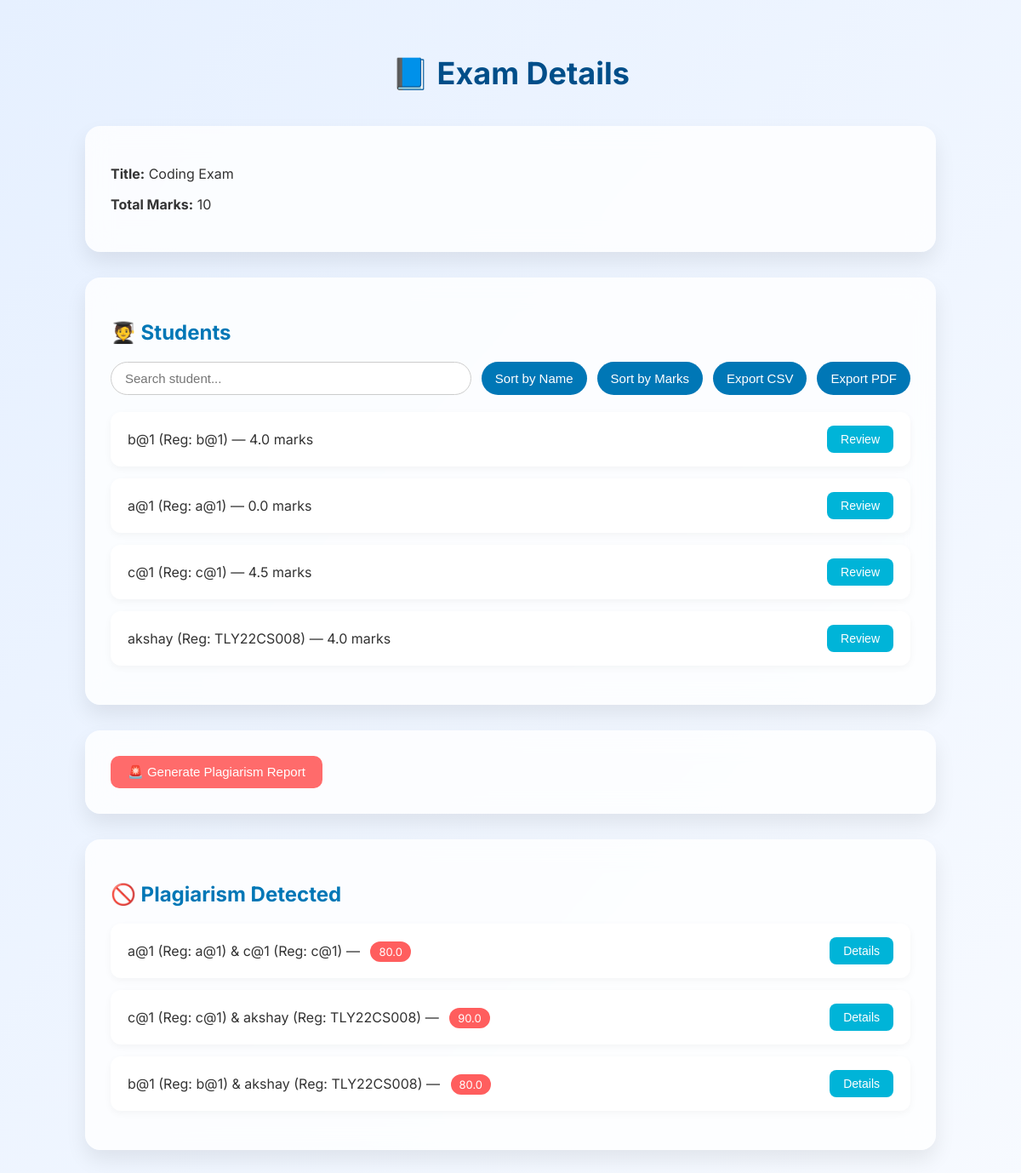
Page /exam_details/1 (signed in) on the committed database.
### tables this page shows
CREATE TABLE Exam (
                                    id INTEGER PRIMARY KEY AUTOINCREMENT,
                                    teacher_id INTEGER,
                                    title TEXT,
                                    total_marks INTEGER,
                                    is_started INTEGER DEFAULT 0,
                                    duration INTEGER  -- in minutes maybe
                                );

CREATE TABLE Attended (
                            id INTEGER PRIMARY KEY AUTOINCREMENT,
                            student_id INTEGER,
                            exam_id INTEGER,
                            earned_total REAL);

CREATE TABLE Student (
                            id INTEGER PRIMARY KEY AUTOINCREMENT,
                            username TEXT,
                            reg_no TEXT,
                            email TEXT,
                            password TEXT);

CREATE TABLE PlagiarismReport (
                            id INTEGER PRIMARY KEY AUTOINCREMENT,
                            exam_id INTEGER,
                            question_id INTEGER,
                            student1_id INTEGER,
                            student2_id INTEGER,
                            similarity_score REAL,
                            reasoning TEXT);

### app.py (the view)
@app.route('/exam_details/<int:exam_id>')
def exam_details(exam_id):
    if 'teacher_id' not in session:
        return redirect('/login_teacher')
    with sqlite3.connect('database.db') as conn:
        cursor = conn.cursor()
        cursor.execute("SELECT * FROM Exam WHERE id = ?", (exam_id,))
        exam = cursor.fetchone()
        cursor.execute("""
            SELECT Student.username, Student.reg_no, Attended.earned_total, Student.id
            FROM Attended
            JOIN Student ON Attended.student_id = Student.id
            WHERE Attended.exam_id = ?
        """, (exam_id,))
        students = cursor.fetchall()  # (username, earned_total, student_id)
    with sqlite3.connect('database.db') as conn:
        cursor = conn.cursor()
        cursor.execute('''
            SELECT
                PlagiarismReport.id,
                PlagiarismReport.similarity_score,

                s1.id, s1.username, s1.reg_no,
                s2.id, s2.username, s2.reg_no

            FROM PlagiarismReport
            JOIN Student s1 ON PlagiarismReport.student1_id = s1.id
            JOIN Student s2 ON PlagiarismReport.student2_id = s2.id
            WHERE PlagiarismReport.exam_id = ? AND PlagiarismReport.similarity_score >= 75
        ''', (exam_id,))
        rows = cursor.fetchall()
        fatal_cases = [{
            'id': row[0],
            'similarity_score': row[1],
            'student1': {
                'id': row[2],
                'username': row[3],
                'reg_no': row[4],
            },
            'student2': {
                'id': row[5],
                'username': row[6],
                'reg_no': row[7],
            }
        } for row in rows]
    return render_template("exam_details.html", exam=exam, students=students, fatal_cases=fatal_cases)

### templates/exam_details.html (shortened to what this page needs)
<!DOCTYPE html>
<html lang="en">
<head>
</head>
<body>
  <h1>📘 Exam Details</h1>
  <div class="card">
    <p><strong>Title:</strong> {{ exam[2] }}</p>
    <p><strong>Total Marks:</strong> {{ exam[3] }}</p>
  </div>
  <div class="card">
    <h2>🧑‍🎓 Students</h2>
    <div class="controls">
      <input type="text" id="studentSearch" placeholder="Search student..." onkeyup="filterStudents()" />
      <button onclick="sortByName()">Sort by Name</button>
      <button onclick="sortByMarks()">Sort by Marks</button>
      <button onclick="exportToCSV()">Export CSV</button>
      <button onclick="exportToPDF()">Export PDF</button>
    </div>
    <ul id="studentList">
      {% for student in students %}
      <li data-name="{{ student[0] }}" data-marks="{{ student[2] }}">
        <span>
          {{ student[0] }} (Reg: {{ student[1] }}) — {{ student[2] }} marks
          <span class="badge badge-position"></span>
        </span>
        <a href="{{ url_for('review_answers', exam_id=exam[0], student_id=student[3]) }}">
          <button>Review</button>
        </a>
      </li>
      {% endfor %}
    </ul>
  </div>
  <div class="card">
    <form method="POST" action="{{ url_for('generate_plagiarism', exam_id=exam[0]) }}">
      <button type="submit">🚨 Generate Plagiarism Report</button>
    </form>
  </div>
  {% if fatal_cases %}
  <div class="card">
    <h2>🚫 Plagiarism Detected</h2>
    <ul>
      {% for case in fatal_cases %}
      <li>
        <span>
          {{ case.student1.username }} (Reg: {{ case.student1.reg_no }}) &
          {{ case.student2.username }} (Reg: {{ case.student2.reg_no }}) —
          <span class="badge" style="background:#ff5e5e">{{ case.similarity_score }}</span>
        </span>
        <a href="{{ url_for('view_plagiarism_detail', report_id=case.id) }}">
          <button>Details</button>
        </a>
      </li>
      {% endfor %}
    </ul>
  </div>
  {% endif %}
</body>
</html>

### templates/exam_details.html (style rules this page uses)
* { box-sizing: border-box; }
body { margin: 0; padding: 40px 20px; font-family: 'Inter', sans-serif; background: linear-gradient(to bottom right, #e6f0ff, #f7faff); color: #333; }
h1 { font-size: 36px; text-align: center; color: #004e89; margin-bottom: 40px; }
.card { background: rgba(255, 255, 255, 0.8); border-radius: 18px; padding: 30px; backdrop-filter: blur(15px); box-shadow: 0 12px 24px rgba(0, 0, 0, 0.08); max-width: 1000px; margin: 30px auto; transition: 0.3s; }
.card h2 { color: #0077b6; margin-bottom: 20px; }
.controls { display: flex; flex-wrap: wrap; gap: 12px; justify-content: center; margin-bottom: 20px; }
.controls input, .controls button { padding: 10px 16px; border-radius: 999px; font-size: 15px; border: 1px solid #ccc; outline: none; transition: all 0.3s ease; }
.controls input { flex: 1; min-width: 200px; }
.controls button { background-color: #0077b6; color: white; border: none; cursor: pointer; }
ul { list-style: none; padding: 0; }
li { background-color: white; border-radius: 12px; margin-bottom: 14px; padding: 16px 20px; box-shadow: 0 3px 8px rgba(0, 0, 0, 0.04); display: flex; justify-content: space-between; align-items: center; flex-wrap: wrap; }
li span { font-size: 16px; }
li button { background-color: #00b4d8; color: white; border: none; padding: 8px 16px; border-radius: 8px; font-size: 14px; cursor: pointer; transition: background-color 0.3s; }
.badge { padding: 4px 10px; border-radius: 999px; font-size: 13px; margin-left: 8px; color: white; }
form button { padding: 10px 20px; border: none; background: #ff6b6b; color: white; font-size: 15px; border-radius: 10px; cursor: pointer; }

### rows in the picture
Exam: title "Coding Exam", total_marks "10"
Attended: username "b@1", reg_no "b@1", earned_total "4.0"
Attended: username "a@1", reg_no "a@1", earned_total "0.0"
Attended: username "c@1", reg_no "c@1", earned_total "4.5"
Attended: username "akshay", reg_no "TLY22CS008", earned_total "4.0"
Student: student1.username "a@1", student1.reg_no "a@1", student2.username "c@1", student2.reg_no "c@1", similarity_score "80.0"
Student: student1.username "c@1", student1.reg_no "c@1", student2.username "akshay", student2.reg_no "TLY22CS008", similarity_score "90.0"
Student: student1.username "b@1", student1.reg_no "b@1", student2.username "akshay", student2.reg_no "TLY22CS008", similarity_score "80.0"
